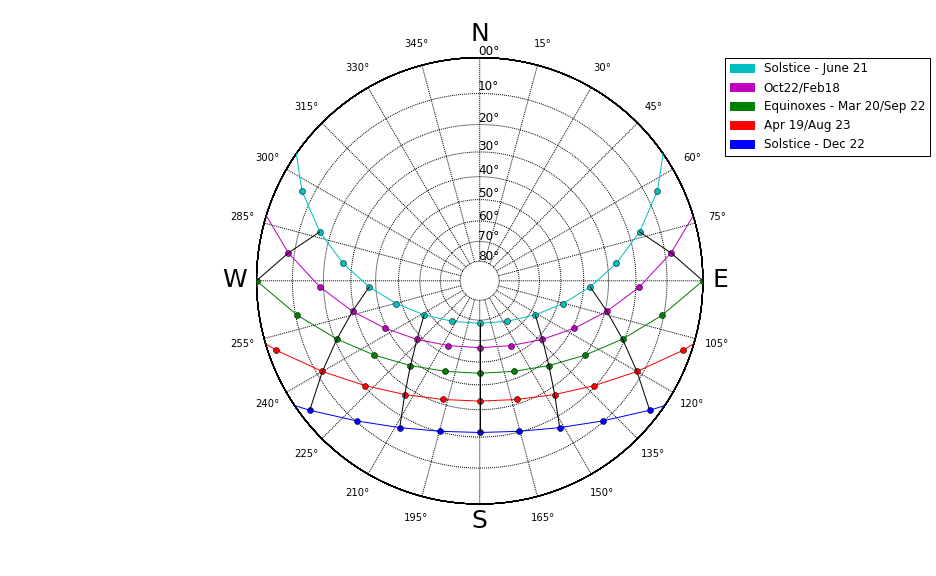

Reproduce this figure in Python.
#finding latitude of a location on Earth, using Google geodata API, by inputing its name
def latitude(location):
    import urllib
    import json
    serviceurl = 'http://maps.googleapis.com/maps/api/geocode/json?'
    while True:
        address = location
        if len(address) < 1 : break
        url = serviceurl + urllib.urlencode({'sensor':'false',
                                         'address': address})
    
        uh = urllib.urlopen(url)
        data = uh.read()
        try: js = json.loads(str(data))
        except: js = None
        if 'status' not in js or js['status'] != 'OK':
            print '==== Failure To Retrieve ===='
            continue
        lat = js["results"][0]["geometry"]["location"]["lat"]
        return lat
        break
## API code taken from
## Severance, C., 2013. Python for Informatics: Exploring Information

#defining several functions to make it easier to use them for the later code
import numpy as np

pi=np.pi

def sin(x):
    return np.sin(np.deg2rad(x))

def cos(x):
    return np.cos(np.deg2rad(x))

def arcsin(x):
    return np.arcsin(x)*(180.0/pi)

def arccos(x):
    return np.rad2deg(np.arccos(x))

def is_number(s): #this function is designed to identify if argument x is a number
    try:
        float(s)
        return True
    except ValueError:
        return False

#lets the user to type in a location or a latitude, for which the sunpath diagram will be constructed
#restricts the user to input latitudes out of the range -90 to 90
z = raw_input('Enter location or latitude: ')  #z is the inputed value by the user
L=0

        
if  is_number(z)==True: # this identifies if the inputed value is a number
    if (-90)<=float(z) <= 90.0:
        L=float(z)
    elif float(z)>90 or float(z)<(-90):
        L = float(raw_input('Please enter a value for latitude in a range from -90 to 90: '))
        while L>90 or L<(-90):        
            L = float(raw_input('Please enter a value for latitude in a range from -90 to 90: '))
else:
    L=latitude(z)   
print "The sunpath diagram displayed is for latitude:",L


T = range(0,25,1) #hours at which we are measuring azimuth and altitude

H = [] #Hour Angle empty list which will be appended with 24 values produced from the formula shown in the method section above
for x in T:
    h = 15*(x-12)
    H.append(h)

N = [354.75,293.75,81,111.25,172.25] # days in the year we are taking the measurements

D=[]
for x in N:
    d = 23.4*sin((360.0*(284.0+x))/365.0)
    D.append(d)


#Calculating altiutude at all hour angles
altitude1 = []
for x in H:
    alt=arcsin(cos(D[0])*cos(L)*cos(x)+sin(D[0])*sin(L))
    altitude1.append(alt)

altitude2 = []
for x in H:
    alt=arcsin(cos(D[1])*cos(L)*cos(x)+sin(D[1])*sin(L))
    altitude2.append(alt)
    
altitude3 = []
for x in H:
    alt=arcsin(cos(D[2])*cos(L)*cos(x)+sin(D[2])*sin(L))
    altitude3.append(alt)
    
altitude4 = []
for x in H:
    alt=arcsin(cos(D[3])*cos(L)*cos(x)+sin(D[3])*sin(L))
    altitude4.append(alt)

altitude5 = []
for x in H:
    alt=arcsin(cos(D[4])*cos(L)*cos(x)+sin(D[4])*sin(L))
    altitude5.append(alt)

np.seterr(divide='ignore', invalid='ignore') # this is written to avoid getting errors when nan is displayed in a list

#defining formula to calculate azimuths for each of the above calculated altitudes 
def azimuth(altitude,declination_index):

    n=0
    m_az=[]
    e_az=[]
    while n <len(altitude):
        morn_az=arccos((sin(D[declination_index])*cos(L)-cos(D[declination_index])*sin(L)*cos(H[n]))/cos(altitude[n]))
        evenin_az=360-morn_az
        n=n+1
        m_az.append(morn_az)
        e_az.append(evenin_az)

    morning_az_list = m_az[:((len(m_az)+1)/2)] #the first half of the list m_az is cut out, because those are the values 
                                               # of the azimuths from midnight up to the noon
    
    evening_az_list = e_az[(((len(e_az))-1)/2):]#the second half of the list e_az is cut out, because those are the values
                                                #of the azimuths in the afternoon up to the midnight
    az_list = morning_az_list+evening_az_list   #both lists are combined 
    
    del(az_list[13])              #value under index 13 is deleted because it is doubled, as it is the same in both lists
    az_list = [0.0 if np.isnan(x) else x for x in az_list]#if any of the values in the list is displayed as nan, replace it with zero

    if abs(az_list[12]-az_list[11])>100:#if the difference between the middle azimuth and the preious is more than a hundred
        del(az_list[12])                #delete the middle item
        az_list.insert(12,180.0)        #replace it with 180
        
    if L<0:                             #if latitude is negarive than delete the first and last term and replace it with 180
        del(az_list[0])
        az_list.insert(0,180)
        del(az_list[24])
        az_list.insert(24,180)
    return az_list


#calculating azimuths by calling the azimuth function defined above
azimuth1=azimuth(altitude1,0)

azimuth2=azimuth(altitude2,1)

azimuth3=azimuth(altitude3,2)

azimuth4=azimuth(altitude4,3)

azimuth5=azimuth(altitude5,4)


#%matplotlib inline
import matplotlib.pylab as plt
from mpl_toolkits.basemap import Basemap

# create instance of basemap, with south polar projection to 90 = E
testFig = plt.figure(1, figsize=(13,8)) # dimensions of the figure (to include the legend on the side)
Diagram = Basemap(projection='spstere',boundinglat=0,lon_0=180,resolution='l',round=True,suppress_ticks=True)
# set the grid up
gridX,gridY = 10.0,15.0
parallelGrid = np.arange(-90.0,90.0,gridX)
meridianGrid = np.arange(-180.0,180.0,gridY)


# draw parallel and meridian grid with all labels off. I have manually created this in the code below
Diagram.drawparallels(parallelGrid,labels=[False,False,False,False])
Diagram.drawmeridians(meridianGrid,labels=[False,False,False,False],labelstyle='+/-',fmt='%i')


# plot azimuth labels, with N,S,E,W labels
ax = plt.gca()
for para in np.arange(gridY,360,gridY):
    x= (1.1*0.5*sin(para))+0.5
    y= (1.1*0.5*cos(para))+0.5
    if  para!=90 and para!=180 and para!=270:# this is to restrict printing azimuth labels at 90,180,270
                                             # because labels of N,S,E,W will be in that place           
        ax.text(x,y,u'%i\N{DEGREE SIGN}'%para,transform=ax.transAxes,horizontalalignment='center',verticalalignment='center')
    else:
        continue
ax.text(0.5,1.025,'N',transform=ax.transAxes,horizontalalignment='center',verticalalignment='bottom',size=25)
ax.text(1.04,0.475,'E',transform=ax.transAxes,horizontalalignment='center',verticalalignment='bottom',size=25)
ax.text(0.5,-0.065,'S',transform=ax.transAxes,horizontalalignment='center',verticalalignment='bottom',size=25)
ax.text(-0.05,0.475,'W',transform=ax.transAxes,horizontalalignment='center',verticalalignment='bottom',size=25)
##this section of the code above is an improvement on the code from this link: 
##stackoverflow.com/questions/12858806/stereographic-sun-diagram-matplotlib-polar-plot-python


#plot altitude labels
ax.text(0.520,1,u'%s\N{DEGREE SIGN}'%'00',transform=ax.transAxes,horizontalalignment='center',verticalalignment='bottom',size=12)
ax.text(0.520,0.920,u'%i\N{DEGREE SIGN}'%10,transform=ax.transAxes,horizontalalignment='center',verticalalignment='bottom',size=12)
ax.text(0.520,0.850,u'%i\N{DEGREE SIGN}'%20,transform=ax.transAxes,horizontalalignment='center',verticalalignment='bottom',size=12)
ax.text(0.520,0.787,u'%i\N{DEGREE SIGN}'%30,transform=ax.transAxes,horizontalalignment='center',verticalalignment='bottom',size=12)
ax.text(0.520,0.732,u'%i\N{DEGREE SIGN}'%40,transform=ax.transAxes,horizontalalignment='center',verticalalignment='bottom',size=12)
ax.text(0.520,0.680,u'%i\N{DEGREE SIGN}'%50,transform=ax.transAxes,horizontalalignment='center',verticalalignment='bottom',size=12)
ax.text(0.520,0.630,u'%i\N{DEGREE SIGN}'%60,transform=ax.transAxes,horizontalalignment='center',verticalalignment='bottom',size=12)
ax.text(0.520,0.585,u'%i\N{DEGREE SIGN}'%70,transform=ax.transAxes,horizontalalignment='center',verticalalignment='bottom',size=12)
ax.text(0.520,0.540,u'%i\N{DEGREE SIGN}'%80,transform=ax.transAxes,horizontalalignment='center',verticalalignment='bottom',size=12)


#print the legend for the diagram
import matplotlib.patches as mpatches
from pylab import *
red_patch= mpatches.Patch(color="r",label = "Apr 19/Aug 23")
blue_patch = mpatches.Patch(color="b",label = "Solstice - Dec 22")
green_patch = mpatches.Patch(color ='g',label = 'Equinoxes - Mar 20/Sep 22')
magenta_patch = mpatches.Patch(color = 'm',label = 'Oct22/Feb18')
cyan_patch = mpatches.Patch(color='c',label = 'Solstice - June 21')
plt.legend(handles=[cyan_patch,magenta_patch,green_patch,red_patch,blue_patch],bbox_to_anchor=(1.05, 1), loc=2, borderaxespad=0)


#definition of a function to plot aziumth,altitude points with an additional attribute of colour
def plot(azimuth, altitude,colour):
    azi_list=[]
    alt_list=[]
    n=0
    for n in range(len(azimuth)):
        azi,alt = Diagram(azimuth[n], -altitude[n])
        n=n+1
        azi_list.append(azi)
        alt_list.append(alt)
    Diagram.plot(azi_list,alt_list,colour)

    
#call the function defined above on the lists of altitudes and azimuths calculated earlier
plot(azimuth1,altitude1,'bo-')
plot(azimuth2,altitude2,'ro-')
plot(azimuth3,altitude3,'go-')
plot(azimuth4,altitude4,'mo-')
plot(azimuth5,altitude5,'co-')

#defining a function to plot the hour lines
def alt_hour_line(hour):
    lst1 = [altitude1,altitude2,altitude3,altitude4,altitude5]
    lst2 = [azimuth1,azimuth2,azimuth3,azimuth4,azimuth5]
    alt_hour=[]
    for x in lst1:
        alt_hour.append(x[hour])
    az_hour=[]
    for x in lst2:
        az_hour.append(x[hour])
    plot(az_hour,alt_hour,'k-')

#calling a function on plotting the hour lines for the hours in the range given below
for x in range(0,25,2):
    alt_hour_line(x)

plt.savefig('sunpath_diagram.png')
plt.show()
